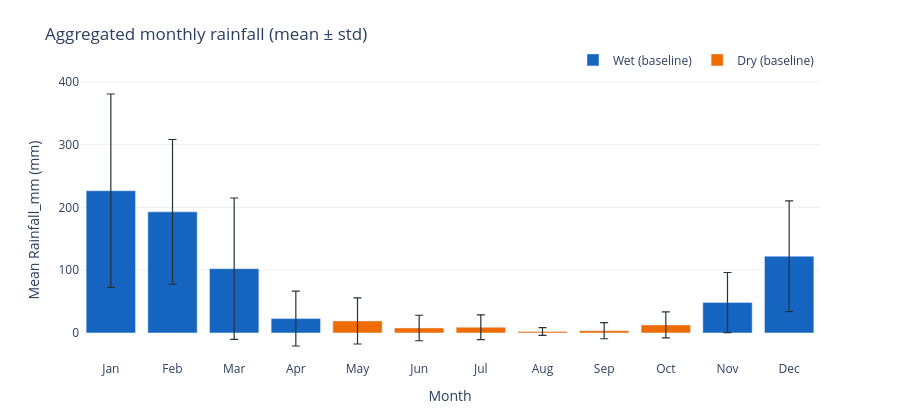

This figure's notebook cell:
### Code cell
from hydroseason.plot import plot_monthly_climatology, show

# Mean monthly rainfall coloured by baseline season assignment, with std error bars
show(plot_monthly_climatology(result, artifacts.fixed_monthly))

### Figure 1 — Plotly figure (JSON) as saved in the notebook; plotly's stock layout.template omitted (floating-point values rounded to 4 significant figures)
{"data": [{"error_y": {"array": [154.2, 115.4, 112.6, 43.73, 47.89, 88.4], "color": "#263238", "thickness": 1.2, "type": "data", "visible": true, "width": 4}, "hovertemplate": "<b>%{x}</b><br>Mean Rainfall_mm: %{y:.1f} mm<br>Std: %{error_y.array:.1f} mm<br>Season: Wet<br><extra></extra>", "marker": {"color": "#1565C0"}, "name": "Wet (baseline)", "type": "bar", "x": ["Jan", "Feb", "Mar", "Apr", "Nov", "Dec"], "y": [226.7, 192.9, 102.4, 22.85, 48.42, 122.2]}, {"error_y": {"array": [36.73, 20.32, 19.7, 6.161, 12.86, 20.64], "color": "#263238", "thickness": 1.2, "type": "data", "visible": true, "width": 4}, "hovertemplate": "<b>%{x}</b><br>Mean Rainfall_mm: %{y:.1f} mm<br>Std: %{error_y.array:.1f} mm<br>Season: Dry<br><extra></extra>", "marker": {"color": "#EF6C00"}, "name": "Dry (baseline)", "type": "bar", "x": ["May", "Jun", "Jul", "Aug", "Sep", "Oct"], "y": [19.05, 7.832, 8.924, 2.097, 3.546, 12.77]}], "layout": {"barmode": "overlay", "dragmode": "pan", "height": 420, "hoverlabel": {"bgcolor": "white"}, "legend": {"orientation": "h", "x": 1, "xanchor": "right", "y": 1.02, "yanchor": "bottom"}, "margin": {"b": 60, "t": 80}, "paper_bgcolor": "white", "plot_bgcolor": "white", "title": {"text": "Aggregated monthly rainfall (mean ± std)"}, "xaxis": {"categoryarray": ["Jan", "Feb", "Mar", "Apr", "May", "Jun", "Jul", "Aug", "Sep", "Oct", "Nov", "Dec"], "categoryorder": "array", "showgrid": false, "title": {"text": "Month"}}, "yaxis": {"gridcolor": "#EEEEEE", "showgrid": true, "title": {"text": "Mean Rainfall_mm (mm)"}}}}
